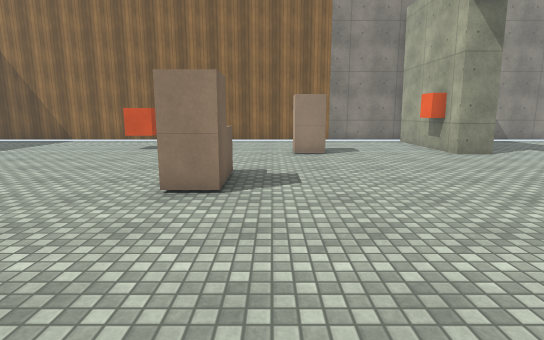
[1] (above)

16 first-person views from a walk through a Unity game level. The camera is 1.5 m above the floor, tilts 10° down and sees 80° across. Doors are open. The floor is counted in squares, 1 m on a side. Each view is taken from the middle of a square. On the plan, view 1 faces up. The plan holds only what a view shows up to about 15 squares ahead; the rest is blank. The player is left out. Surface patterns are stand-ins for the level's own textures.

[2]
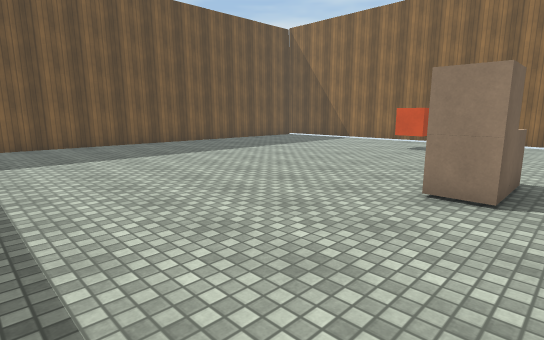

[3]
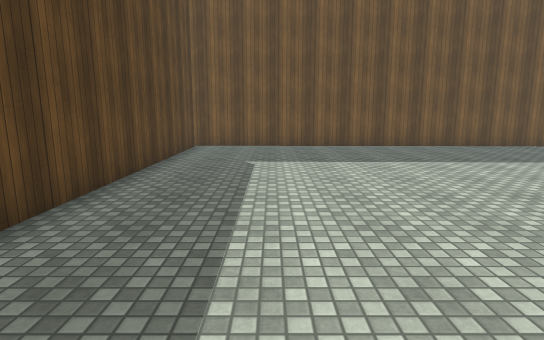

[4]
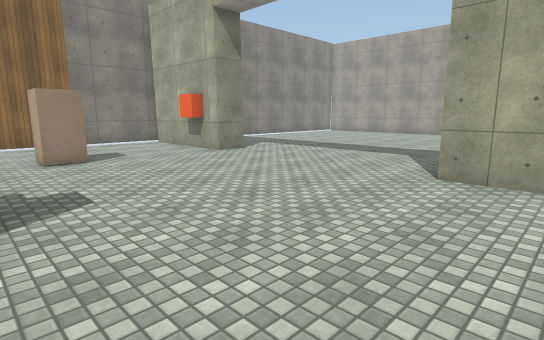

[5]
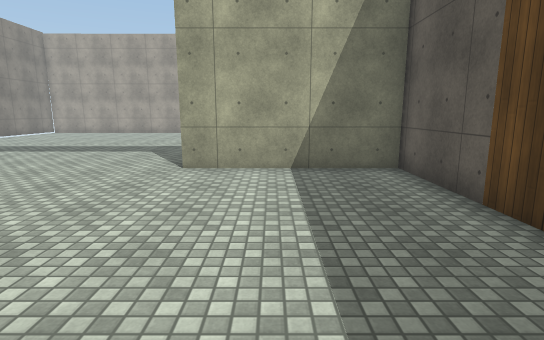

[6]
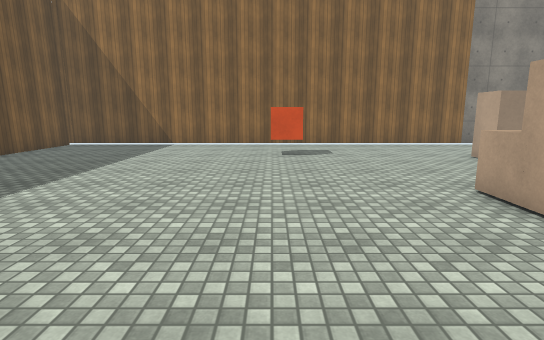

[7]
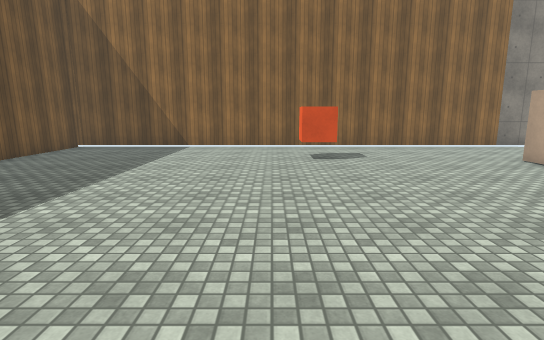

[8]
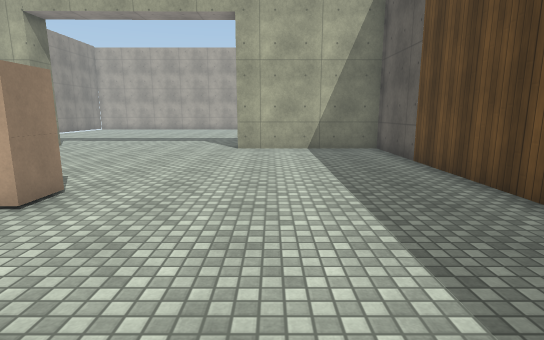

[9]
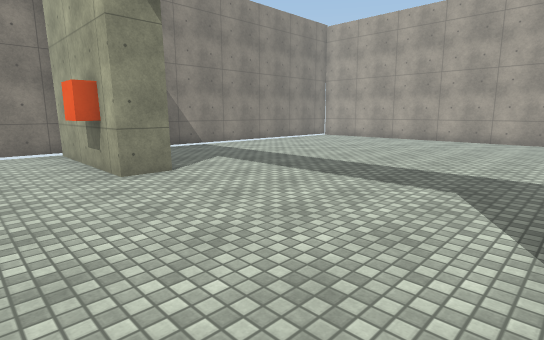

[10]
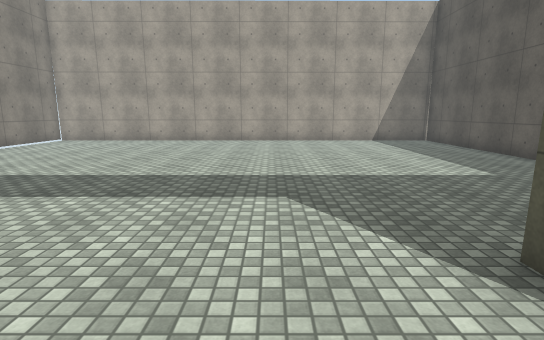

[11]
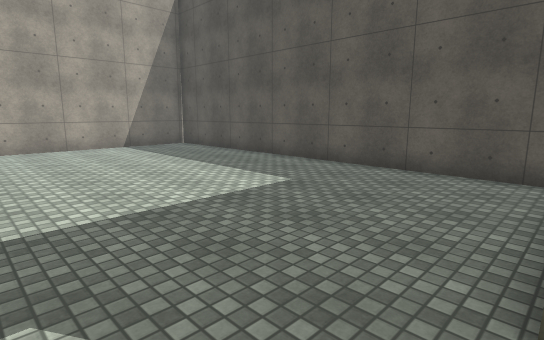

[12]
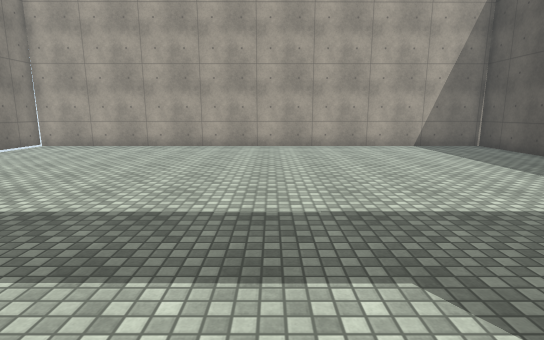

[13]
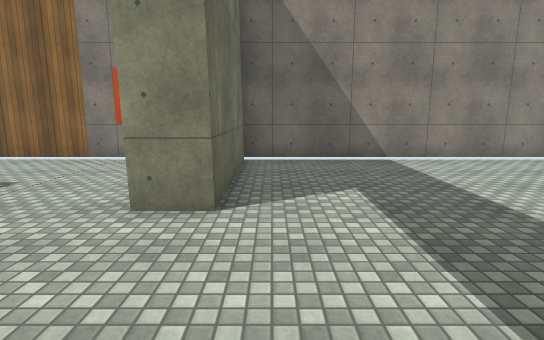

[14]
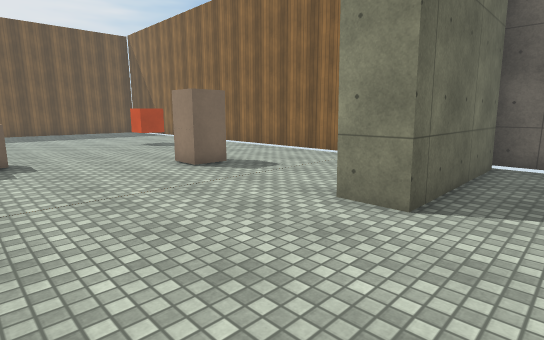

[15]
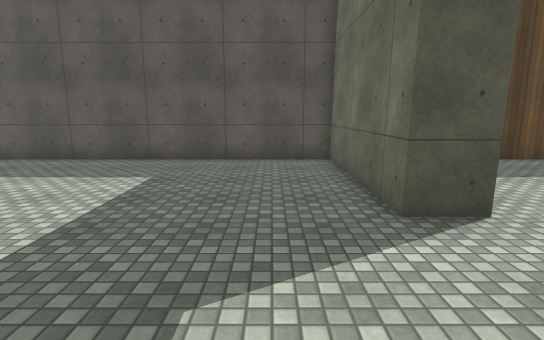

[16]
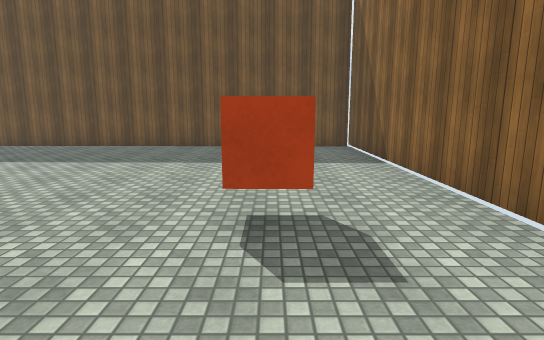

### Floor plan
Ten units are one square. View 1 is at (0, 0); x grows to the right and y downward. Boxes are objects, and circles mark ways between rooms. Rooms are numbered by the first view taken in them; rooms with no view inside come last. Other rooms are left out.
<svg viewBox="-165 -180 399 211">
<path fill="none" stroke="#000" d="M-18 25 68 25 68 -35M68 -119 68 -172M76 -175 -156 -175 -160 26M-156 25 -50 25M68 -35 81 -35 81 25 229 25 228 -175 76 -175M81 -172 81 -119 68 -119"/>
<rect x="-65" y="-145" width="20" height="10" fill="#bbb"><title>cube</title></rect>
<rect x="-25" y="-75" width="20" height="20" fill="#bbb"><title>cube</title></rect>
<rect x="-25" y="-85" width="20" height="10" fill="#bbb"><title>cube</title></rect>
<rect x="5" y="-135" width="20" height="20" fill="#bbb"><title>cube</title></rect>
<rect x="55" y="-135" width="20" height="10" fill="#bbb"><title>cube</title></rect>
<circle cx="70" cy="-75" r="3" fill="#2a7"/>
<text x="-40" y="-80">1</text>
<text x="150" y="-80">2</text>
</svg>
Room 1 opens to room 2.

Where each view was taken, in squares from view 1:
view 1: 0 up, 0 right, facing up
view 2: 0 up, 0 right, facing up-left
view 3: 1 up, 1 left, facing left
view 4: 1 up, 1 left, facing up-right
view 5: 1 up, 2 left, facing right
view 6: 2 up, 6 left, facing up
view 7: 3 up, 7 left, facing up
view 8: 2 up, 7 left, facing right
view 9: 4 up, 4 right, facing up-right
view 10: 6 up, 5 right, facing right
view 11: 6 up, 8 right, facing down-right
view 12: 7 up, 8 right, facing right
view 13: 7 up, 9 right, facing up
view 14: 7 up, 10 right, facing up-left
view 15: 8 up, 10 right, facing down
view 16: 14 up, 1 left, facing left
